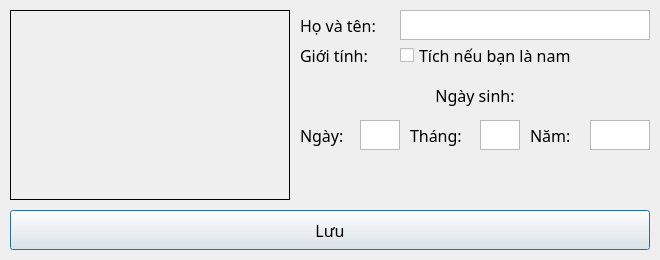
<?xml version="1.0" encoding="UTF-8"?>
<ui version="4.0">
 <class>Dialog</class>
 <widget class="QDialog" name="Dialog">
  <property name="geometry">
   <rect>
    <x>0</x>
    <y>0</y>
    <width>660</width>
    <height>260</height>
   </rect>
  </property>
  <property name="windowTitle">
   <string>New User</string>
  </property>
  <widget class="QLabel" name="userImage">
   <property name="geometry">
    <rect>
     <x>10</x>
     <y>10</y>
     <width>280</width>
     <height>190</height>
    </rect>
   </property>
   <property name="frameShape">
    <enum>QFrame::Box</enum>
   </property>
   <property name="text">
    <string/>
   </property>
  </widget>
  <widget class="QLabel" name="label_2">
   <property name="geometry">
    <rect>
     <x>300</x>
     <y>10</y>
     <width>100</width>
     <height>30</height>
    </rect>
   </property>
   <property name="font">
    <font>
     <family>Quicksand</family>
     <pointsize>12</pointsize>
    </font>
   </property>
   <property name="text">
    <string>Họ và tên:</string>
   </property>
  </widget>
  <widget class="QLabel" name="label_3">
   <property name="geometry">
    <rect>
     <x>300</x>
     <y>40</y>
     <width>100</width>
     <height>30</height>
    </rect>
   </property>
   <property name="font">
    <font>
     <family>Quicksand</family>
     <pointsize>12</pointsize>
    </font>
   </property>
   <property name="text">
    <string>Giới tính:</string>
   </property>
  </widget>
  <widget class="QLabel" name="label_4">
   <property name="geometry">
    <rect>
     <x>300</x>
     <y>80</y>
     <width>350</width>
     <height>30</height>
    </rect>
   </property>
   <property name="font">
    <font>
     <family>Quicksand</family>
     <pointsize>12</pointsize>
    </font>
   </property>
   <property name="text">
    <string>Ngày sinh:</string>
   </property>
   <property name="alignment">
    <set>Qt::AlignCenter</set>
   </property>
  </widget>
  <widget class="QTextEdit" name="nameValue">
   <property name="geometry">
    <rect>
     <x>400</x>
     <y>10</y>
     <width>250</width>
     <height>30</height>
    </rect>
   </property>
   <property name="font">
    <font>
     <family>Quicksand</family>
     <pointsize>12</pointsize>
    </font>
   </property>
   <property name="verticalScrollBarPolicy">
    <enum>Qt::ScrollBarAlwaysOff</enum>
   </property>
  </widget>
  <widget class="QPushButton" name="saveButton">
   <property name="geometry">
    <rect>
     <x>10</x>
     <y>210</y>
     <width>640</width>
     <height>40</height>
    </rect>
   </property>
   <property name="font">
    <font>
     <family>Quicksand</family>
     <pointsize>12</pointsize>
    </font>
   </property>
   <property name="text">
    <string>Lưu</string>
   </property>
  </widget>
  <widget class="QLabel" name="dayDob">
   <property name="geometry">
    <rect>
     <x>300</x>
     <y>120</y>
     <width>60</width>
     <height>30</height>
    </rect>
   </property>
   <property name="font">
    <font>
     <family>Quicksand</family>
     <pointsize>12</pointsize>
    </font>
   </property>
   <property name="text">
    <string>Ngày:</string>
   </property>
  </widget>
  <widget class="QTextEdit" name="dayDobValue">
   <property name="geometry">
    <rect>
     <x>360</x>
     <y>120</y>
     <width>40</width>
     <height>30</height>
    </rect>
   </property>
   <property name="font">
    <font>
     <family>Quicksand</family>
     <pointsize>12</pointsize>
    </font>
   </property>
   <property name="verticalScrollBarPolicy">
    <enum>Qt::ScrollBarAlwaysOff</enum>
   </property>
  </widget>
  <widget class="QTextEdit" name="monthDobValue">
   <property name="geometry">
    <rect>
     <x>480</x>
     <y>120</y>
     <width>40</width>
     <height>30</height>
    </rect>
   </property>
   <property name="font">
    <font>
     <family>Quicksand</family>
     <pointsize>12</pointsize>
    </font>
   </property>
   <property name="verticalScrollBarPolicy">
    <enum>Qt::ScrollBarAlwaysOff</enum>
   </property>
  </widget>
  <widget class="QLabel" name="monthDob">
   <property name="geometry">
    <rect>
     <x>410</x>
     <y>120</y>
     <width>70</width>
     <height>30</height>
    </rect>
   </property>
   <property name="font">
    <font>
     <family>Quicksand</family>
     <pointsize>12</pointsize>
    </font>
   </property>
   <property name="text">
    <string>Tháng:</string>
   </property>
  </widget>
  <widget class="QLabel" name="yearDob">
   <property name="geometry">
    <rect>
     <x>530</x>
     <y>120</y>
     <width>60</width>
     <height>30</height>
    </rect>
   </property>
   <property name="font">
    <font>
     <family>Quicksand</family>
     <pointsize>12</pointsize>
    </font>
   </property>
   <property name="text">
    <string>Năm:</string>
   </property>
  </widget>
  <widget class="QTextEdit" name="yearDobValue">
   <property name="geometry">
    <rect>
     <x>590</x>
     <y>120</y>
     <width>60</width>
     <height>30</height>
    </rect>
   </property>
   <property name="font">
    <font>
     <family>Quicksand</family>
     <pointsize>12</pointsize>
    </font>
   </property>
   <property name="verticalScrollBarPolicy">
    <enum>Qt::ScrollBarAlwaysOff</enum>
   </property>
  </widget>
  <widget class="QLabel" name="status">
   <property name="geometry">
    <rect>
     <x>300</x>
     <y>160</y>
     <width>350</width>
     <height>40</height>
    </rect>
   </property>
   <property name="font">
    <font>
     <family>Quicksand</family>
     <pointsize>12</pointsize>
    </font>
   </property>
   <property name="text">
    <string/>
   </property>
  </widget>
  <widget class="QCheckBox" name="male">
   <property name="geometry">
    <rect>
     <x>400</x>
     <y>40</y>
     <width>250</width>
     <height>30</height>
    </rect>
   </property>
   <property name="font">
    <font>
     <family>Quicksand</family>
     <pointsize>12</pointsize>
    </font>
   </property>
   <property name="text">
    <string>Tích nếu bạn là nam</string>
   </property>
  </widget>
 </widget>
 <resources/>
 <connections/>
</ui>
